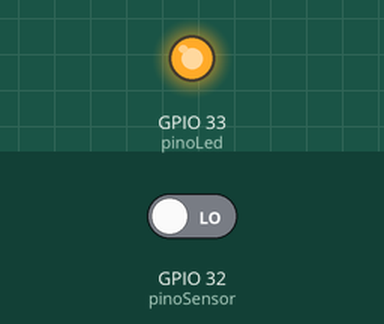
Recording of a sketch running on a simulated ESP32. Parts: output pins drawn as LEDs (lit = HIGH). Inputs (shaded band) come from the test bench; at power-on: GPIO 32 (pinoSensor) LOW.

Above: at 1.2 s.
1.3 s: GPIO 32 (pinoSensor) driven HIGH
At 1.9 s:
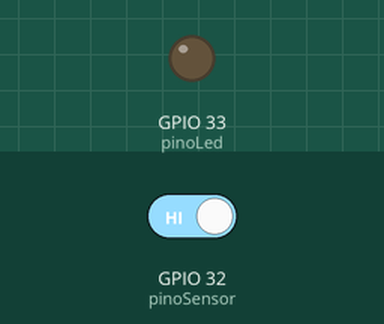
2.8 s: GPIO 32 (pinoSensor) driven LOW
At 4.2 s:
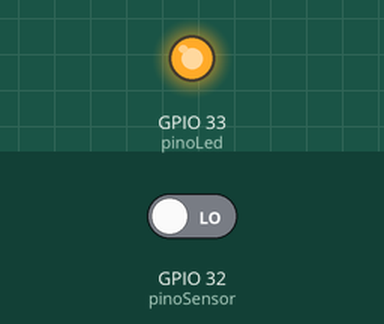
Timing chart, 0 to 5.8 s (numbered marks = the images above; inputs shaded):
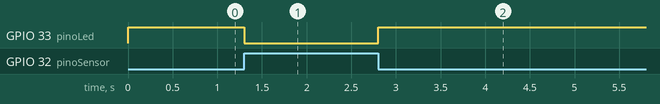

The sketch:

proximidade.ino
```cpp
int pinoLed = 33;
int pinoSensor = 32;

void setup() {
  // put your setup code here, to run once:
  pinMode(pinoLed, OUTPUT);
  pinMode(pinoSensor, INPUT);
}

void loop() {
  // put your main code here, to run repeatedly:

  bool sensor = digitalRead(pinoSensor);

  if(sensor == HIGH){
    digitalWrite(pinoLed, LOW);
  }
  else {
    digitalWrite(pinoLed, HIGH);
  }
}
```

Measured:
- after the input at 1.3 s, GPIO 33 (pinoLed): HIGH → LOW at once
- after the input at 2.8 s, GPIO 33 (pinoLed): LOW → HIGH at once
